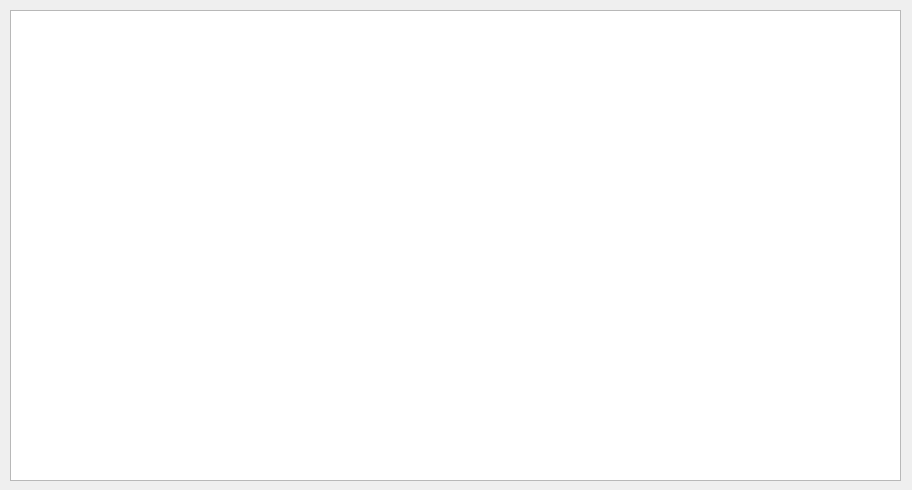
<?xml version="1.0" encoding="UTF-8"?>
<ui version="4.0">
 <class>ProcessTabWidget</class>
 <widget class="QWidget" name="ProcessTabWidget">
  <property name="geometry">
   <rect>
    <x>0</x>
    <y>0</y>
    <width>912</width>
    <height>490</height>
   </rect>
  </property>
  <property name="windowTitle">
   <string>ProcessTabWidget</string>
  </property>
  <widget class="QTableWidget" name="tableWidget">
   <property name="geometry">
    <rect>
     <x>10</x>
     <y>10</y>
     <width>891</width>
     <height>471</height>
    </rect>
   </property>
   <property name="editTriggers">
    <set>QAbstractItemView::NoEditTriggers</set>
   </property>
   <property name="alternatingRowColors">
    <bool>true</bool>
   </property>
   <property name="selectionMode">
    <enum>QAbstractItemView::SingleSelection</enum>
   </property>
   <property name="selectionBehavior">
    <enum>QAbstractItemView::SelectRows</enum>
   </property>
   <property name="sortingEnabled">
    <bool>true</bool>
   </property>
   <attribute name="horizontalHeaderHighlightSections">
    <bool>false</bool>
   </attribute>
   <attribute name="verticalHeaderVisible">
    <bool>false</bool>
   </attribute>
  </widget>
 </widget>
 <layoutdefault spacing="6" margin="11"/>
 <resources/>
 <connections>
  <connection>
   <sender>tableWidget</sender>
   <signal>customContextMenuRequested(QPoint)</signal>
   <receiver>ProcessTabWidget</receiver>
   <slot>onTableWidgetCustomContextMenuRequest(QPoint)</slot>
   <hints>
    <hint type="sourcelabel">
     <x>174</x>
     <y>19</y>
    </hint>
    <hint type="destinationlabel">
     <x>171</x>
     <y>9</y>
    </hint>
   </hints>
  </connection>
 </connections>
 <slots>
  <slot>onTableWidgetCustomContextMenuRequest(QPoint)</slot>
 </slots>
</ui>
